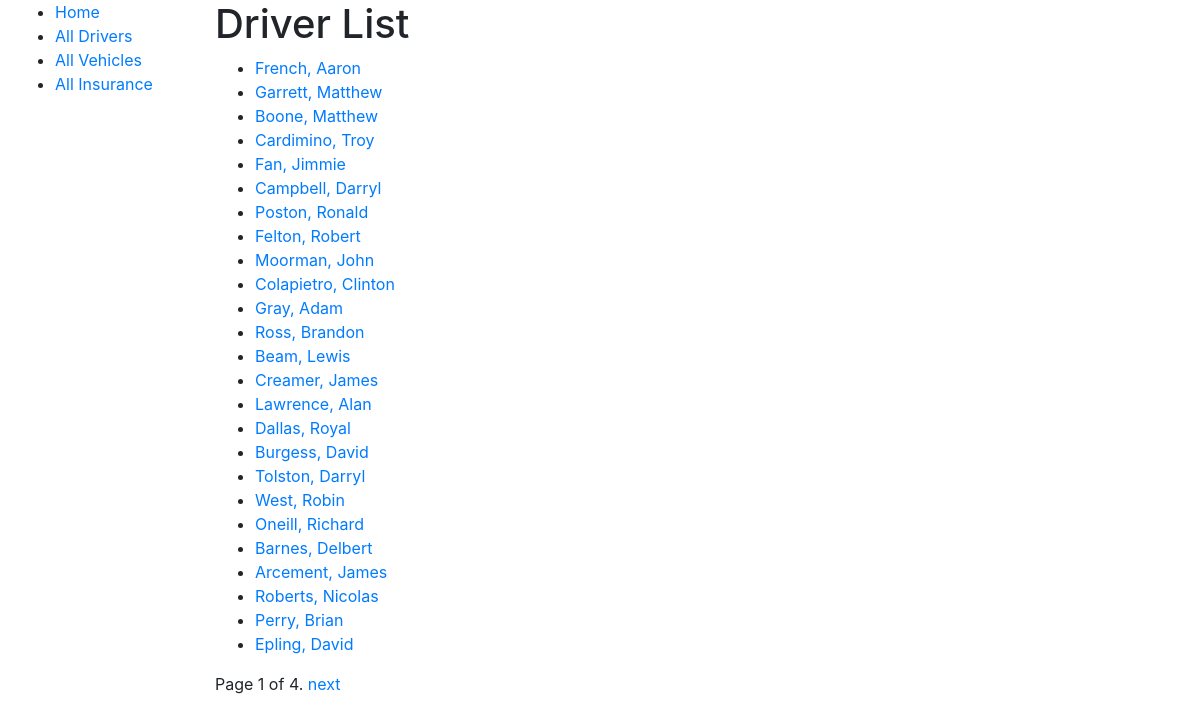
Page /povreg/drivers/ on the committed database.
### povreg/models.py (models this page shows, shortened)
class Driver(models.Model):
    first_name = models.TextField(max_length=30, help_text='driver\'s first name')
    last_name = models.TextField(max_length=30, help_text='driver\'s last name')
    license_num = models.TextField(max_length=20, help_text='driver\'s license number', unique=True)
    license_expiry = models.DateField(help_text='driver\'s license expiration date')
    state = models.TextField(max_length=30, help_text="State for the driver's license", blank=True)
    country = models.TextField(max_length=30, help_text="Country for the driver's license")
    phone_num = models.TextField(max_length=12, help_text="the driver's phone number")
    dob = models.DateField(help_text="driver's date of birth", blank=True, null=True)
    def __str__(self):
        return str(self.last_name + ', ' + self.first_name)
    def get_absolute_url(self):
        return reverse('driver-detail', args=[str(self.id)])

### povreg/views.py (the view)
# urls.py: path('drivers/', views.DriverListView.as_view(), name="drivers"),
class DriverListView(generic.ListView):
    model = Driver
    paginate_by = 25

### povreg/templates/povreg/driver_list.html (shortened to what this page needs)
{% extends "base_generic.html" %}
{% block content %}
<h1>Driver List</h1>
    {% if driver_list %}
    <ul>
        {% for driver in driver_list %}
        <li><a href="{{ driver.get_absolute_url }}">{{ driver }}</a></li>
        {% endfor %}
    </ul>
    {% else %}
    <p>There are no drivers in the database</p>
    {% endif %}
{% endblock %}

### rows in the picture
Driver: last_name+first_name "French, Aaron"
Driver: last_name+first_name "Garrett, Matthew"
Driver: last_name+first_name "Boone, Matthew"
Driver: last_name+first_name "Cardimino, Troy"
Driver: last_name+first_name "Fan, Jimmie"
Driver: last_name+first_name "Campbell, Darryl"
Driver: last_name+first_name "Poston, Ronald"
Driver: last_name+first_name "Felton, Robert"
Driver: last_name+first_name "Moorman, John"
Driver: last_name+first_name "Colapietro, Clinton"
Driver: last_name+first_name "Gray, Adam"
Driver: last_name+first_name "Ross, Brandon"
Driver: last_name+first_name "Beam, Lewis"
Driver: last_name+first_name "Creamer, James"
Driver: last_name+first_name "Lawrence, Alan"
Driver: last_name+first_name "Dallas, Royal"
Driver: last_name+first_name "Burgess, David"
Driver: last_name+first_name "Tolston, Darryl"
Driver: last_name+first_name "West, Robin"
Driver: last_name+first_name "Oneill, Richard"
Driver: last_name+first_name "Barnes, Delbert"
Driver: last_name+first_name "Arcement, James"
Driver: last_name+first_name "Roberts, Nicolas"
Driver: last_name+first_name "Perry, Brian"
Driver: last_name+first_name "Epling, David"

### other values in the picture
{{ page_obj.number }} "1"
{{ page_obj.paginator.num_pages }} "4"
